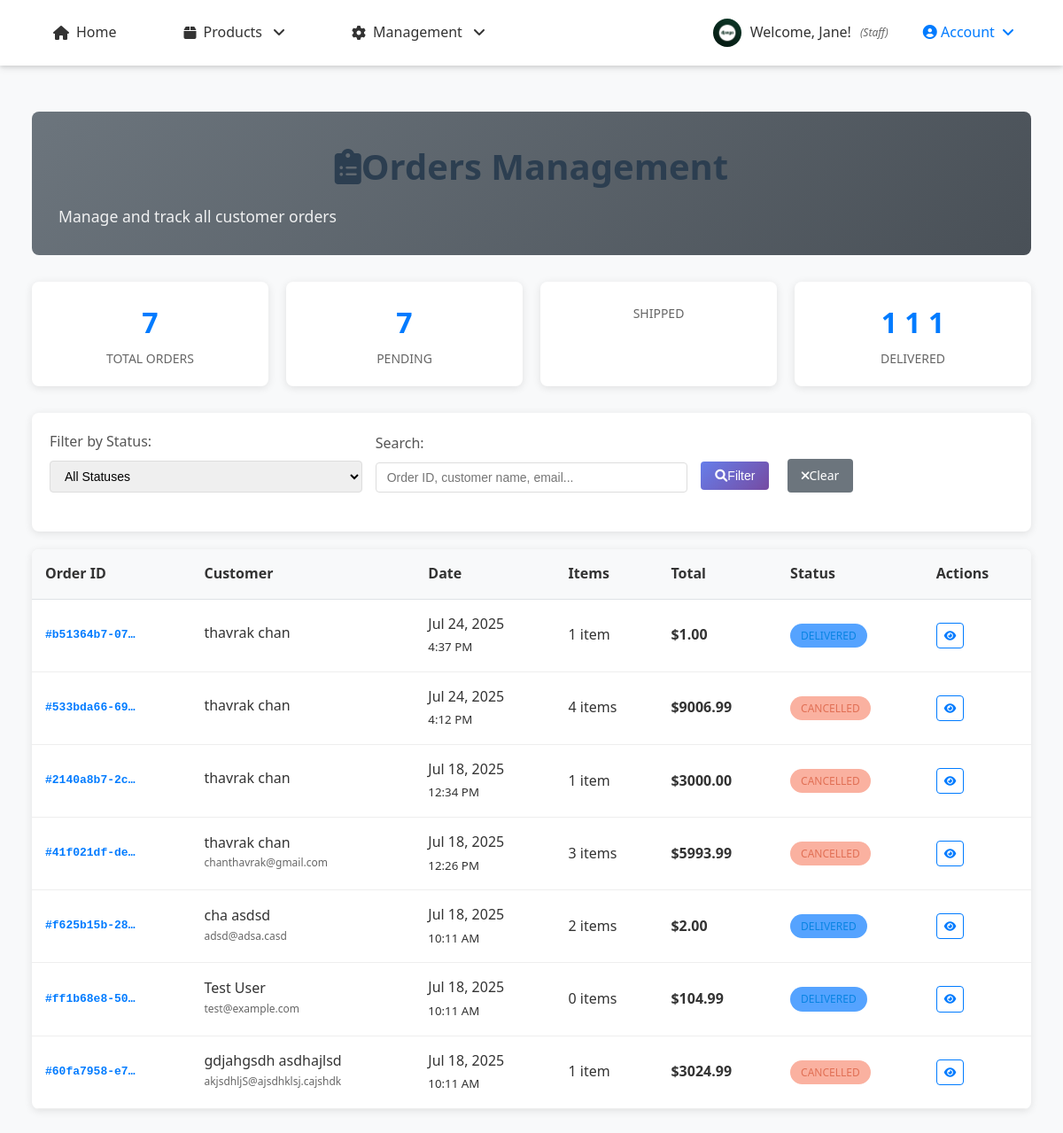
Page /orders/admin/ (signed in) on the committed database.
### accounts/models.py (models this page shows, shortened)
class UserProfile(models.Model):
    ROLE_CHOICES = [
        ('customer', 'Customer'),
        ('staff', 'Staff'),
        ('owner', 'Owner/Admin'),
    ]
    user = models.OneToOneField(User, on_delete=models.CASCADE, related_name='profile')
    phone_number = models.CharField(max_length=15, blank=True, null=True)
    address = models.TextField(blank=True, null=True)
    date_of_birth = models.DateField(blank=True, null=True)
    profile_picture = models.ImageField(upload_to='profiles/', blank=True, null=True)
    role = models.CharField(max_length=20, choices=ROLE_CHOICES, default='customer')
    billing_first_name = models.CharField(max_length=100, blank=True, null=True)
    billing_last_name = models.CharField(max_length=100, blank=True, null=True)
    billing_email = models.EmailField(blank=True, null=True)
    billing_phone = models.CharField(max_length=20, blank=True, null=True)
    billing_address = models.TextField(blank=True, null=True)
    billing_city = models.CharField(max_length=100, blank=True, null=True)
    billing_state = models.CharField(max_length=100, blank=True, null=True)
    billing_postal_code = models.CharField(max_length=20, blank=True, null=True)
    billing_country = models.CharField(max_length=100, blank=True, null=True)
    shipping_first_name = models.CharField(max_length=100, blank=True, null=True)
    shipping_last_name = models.CharField(max_length=100, blank=True, null=True)
    shipping_phone = models.CharField(max_length=20, blank=True, null=True)
    shipping_address = models.TextField(blank=True, null=True)
    shipping_city = models.CharField(max_length=100, blank=True, null=True)
    shipping_state = models.CharField(max_length=100, blank=True, null=True)
    shipping_postal_code = models.CharField(max_length=20, blank=True, null=True)
    shipping_country = models.CharField(max_length=100, blank=True, null=True)
    created_at = models.DateTimeField(auto_now_add=True)
    updated_at = models.DateTimeField(auto_now=True)
    def can_access_admin(self):
        return self.role == 'owner' or self.user.is_superuser
    def can_manage_products(self):
        return self.role in ['staff', 'owner'] or self.user.is_superuser
    def can_access_dashboard(self):
        return self.role in ['staff', 'owner'] or self.user.is_superuser
    class Meta:
        verbose_name = "User Profile"
        verbose_name_plural = "User Profiles"

### orders/models.py (models this page shows, shortened)
class Order(models.Model):
    ORDER_STATUS_CHOICES = [
        ('pending', 'Pending'),
        ('confirmed', 'Confirmed'),
        ('processing', 'Processing'),
        ('shipped', 'Shipped'),
        ('delivered', 'Delivered'),
        ('cancelled', 'Cancelled'),
        ('refunded', 'Refunded'),
    ]
    order_id = models.UUIDField(default=uuid.uuid4, unique=True, editable=False)
    user = models.ForeignKey(User, on_delete=models.CASCADE, related_name='orders')
    status = models.CharField(max_length=20, choices=ORDER_STATUS_CHOICES, default='pending')
    first_name = models.CharField(max_length=100)
    last_name = models.CharField(max_length=100)
    email = models.EmailField()
    phone = models.CharField(max_length=20)
    shipping_first_name = models.CharField(max_length=100, blank=True)
    shipping_last_name = models.CharField(max_length=100, blank=True)
    shipping_phone = models.CharField(max_length=20, blank=True)
    shipping_address = models.TextField()
    shipping_city = models.CharField(max_length=100)
    shipping_state = models.CharField(max_length=100)
    shipping_postal_code = models.CharField(max_length=20)
    shipping_country = models.CharField(max_length=100, default='Cambodia')
    total_amount = models.DecimalField(max_digits=10, decimal_places=2)
    shipping_cost = models.DecimalField(max_digits=10, decimal_places=2, default=0.00)
    tax_amount = models.DecimalField(max_digits=10, decimal_places=2, default=0.00)
    created_at = models.DateTimeField(auto_now_add=True)
    updated_at = models.DateTimeField(auto_now=True)
    order_notes = models.TextField(blank=True, null=True)
    class Meta:
        ordering = ['-created_at']
    @property
    def grand_total(self):
        from decimal import Decimal
        total = Decimal(str(self.total_amount)) if self.total_amount else Decimal('0.00')
        shipping = Decimal(str(self.shipping_cost)) if self.shipping_cost else Decimal('0.00')
        tax = Decimal(str(self.tax_amount)) if self.tax_amount else Decimal('0.00')
        return total + shipping + tax
    @property
    def total_items(self):
        return sum(item.quantity for item in self.order_items.all())

class OrderItem(models.Model):
    order = models.ForeignKey(Order, on_delete=models.CASCADE, related_name='order_items')
    product = models.ForeignKey(Product, on_delete=models.CASCADE)
    quantity = models.PositiveIntegerField(default=1)
    price = models.DecimalField(max_digits=10, decimal_places=2)  # Price at time of order
    created_at = models.DateTimeField(auto_now_add=True)

### orders/views.py (the view, shortened to what this page needs)
# urls.py: path('admin/', views.admin_order_list, name='admin_order_list'),
@login_required
def admin_order_list(request):
    if not request.user.is_staff:
        messages.error(request, 'Access denied. Staff privileges required.')
        return redirect('store:home')
    status_filter = request.GET.get('status', '')
    search_query = request.GET.get('search', '')
    orders = Order.objects.select_related('user').prefetch_related(
        'order_items__product',
        'payment'
    )
    if status_filter:
        orders = orders.filter(status=status_filter)
    orders = orders.order_by('-created_at')
    context = {
        'orders': orders,
        'status_filter': status_filter,
        'search_query': search_query,
        'order_status_choices': Order.ORDER_STATUS_CHOICES,
    }
    return render(request, 'orders/admin/order_list.html', context)

### orders/templates/orders/admin/order_list.html (shortened to what this page needs)
{% extends 'base.html' %}
{% load static %}
{% block content %}
<div class="admin-container">
    <div class="admin-header">
        <h1 class="admin-title">
            <i class="fas fa-clipboard-list me-3"></i>Orders Management
        </h1>
        <p class="admin-subtitle">Manage and track all customer orders</p>
    </div>
    <div class="stats-grid">
        <div class="stat-card">
            <div class="stat-number">{{ orders.count }}</div>
            <div class="stat-label">Total Orders</div>
        </div>
        <div class="stat-card">
            <div class="stat-number">
                {{ orders|length|add:0 }}
            </div>
            <div class="stat-label">Pending</div>
        </div>
        <div class="stat-card">
            <div class="stat-label">Shipped</div>
        </div>
        <div class="stat-card">
            <div class="stat-number">
                {% for order in orders %}
                    {% if order.status == 'delivered' %}1{% endif %}
                {% empty %}0{% endfor %}
            </div>
            <div class="stat-label">Delivered</div>
        </div>
    </div>
    <div class="filters-section">
        <form method="GET" class="filters-form">
            <div class="form-group">
                <label for="status" class="form-label">Filter by Status:</label>
                <select name="status" id="status" class="form-control">
                    <option value="">All Statuses</option>
                </select>
            </div>
            <div class="form-group">
                <label for="search" class="form-label">Search:</label>
                <input type="text" name="search" id="search" class="form-control"
                       placeholder="Order ID, customer name, email..."
                       value="{{ search_query }}">
            </div>
            <div class="form-group">
                <button type="submit" class="btn btn-primary">
                    <i class="fas fa-search me-1"></i>Filter
                </button>
                <a href="{% url 'orders:admin_order_list' %}" class="btn btn-secondary">
                    <i class="fas fa-times me-1"></i>Clear
                </a>
            </div>
        </form>
    </div>
    {% if orders %}
    <div class="orders-table">
        <table class="table">
            <thead>
                <tr>
                    <th>Order ID</th>
                    <th>Customer</th>
                    <th>Date</th>
                    <th>Items</th>
                    <th>Total</th>
                    <th>Status</th>
                    <th>Actions</th>
                </tr>
            </thead>
            <tbody>
                {% for order in orders %}
                <tr>
                    <td>
                        <div class="order-id">#{{ order.order_id|truncatechars:12 }}</div>
                    </td>
                    <td>
                        <div class="customer-info">
                            <div class="customer-name">{{ order.first_name }} {{ order.last_name }}</div>
                            <div class="customer-email">{{ order.email }}</div>
                        </div>
                    </td>
                    <td>
                        <div>{{ order.created_at|date:"M d, Y" }}</div>
                        <small class="text-muted">{{ order.created_at|time:"g:i A" }}</small>
                    </td>
                    <td>
                        {{ order.total_items }} item{{ order.total_items|pluralize }}
                    </td>
                    <td>
                        <strong>${{ order.grand_total }}</strong>
                    </td>
                    <td>
                        <span class="status-badge status-{{ order.status }}">
                            {{ order.get_status_display }}
                        </span>
                    </td>
                    <td>
                        <div class="action-buttons">
                            <a href="{% url 'orders:admin_order_detail' order.order_id %}"
                               class="btn btn-outline-primary btn-sm">
                                <i class="fas fa-eye"></i>
                            </a>
                        </div>
                    </td>
                </tr>
                {% endfor %}
            </tbody>
        </table>
    </div>
    {% endif %}
</div>
{% endblock %}

### store/templates/base.html (shortened to what this page needs)
{% load static %}
<!DOCTYPE html>
<html lang="en">
<head>
    <link rel="stylesheet" href="https://cdnjs.cloudflare.com/ajax/libs/font-awesome/6.0.0/css/all.min.css">
    <link rel="stylesheet" href="{% static 'store/css/style.css' %}">
</head>
<body>
    <header>
        <nav>
            <ul>
                <li><a href="{% url 'store:home' %}">
                    <i class="fas fa-home"></i> Home
                </a></li>
                <li class="dropdown">
                    <a href="#" class="dropdown-toggle">
                        <i class="fas fa-box"></i> Products
                    </a>
                </li>
                {% if user.is_authenticated %}
                    {% if user.profile.role == 'staff' or user.profile.role == 'owner' %}
                        <li class="dropdown">
                            <a href="#" class="dropdown-toggle">
                                <i class="fas fa-cog"></i> Management
                            </a>
                        </li>
                    {% endif %}
                {% endif %}
            </ul>
            <div class="auth-nav">
                {% if user.is_authenticated %}
                    <div class="user-info">
                        {% if user.profile.profile_picture %}
                            <img src="{{ user.profile.profile_picture.url }}" alt="Profile" class="user-avatar">
                        {% else %}
                            <div class="user-default-avatar">
                                {{ user.first_name|first|default:user.username|first }}
                            </div>
                        {% endif %}
                        <span>Welcome, {{ user.first_name|default:user.username }}!</span>
                        <small class="user-role">({{ user.profile.get_role_display }})</small>
                    </div>
                    <div class="dropdown">
                        <a href="#" class="dropdown-toggle" style="color: #007bff; font-weight: 500;">
                            <i class="fas fa-user-circle"></i> Account
                        </a>
                    </div>
                {% endif %}
            </div>
        </nav>
    </header>
    <main>
        <div class="container">
            {% block content %}
            {% endblock %}
        </div>
    </main>
</body>
</html>

### rows in the picture
Order: shows "1", order_id "b51364b7-07…", first_name "thavrak", last_name "chan", created_at "Jul 24, 2025", created_at "4:37 PM", total_items "1", grand_total "1.00", status "DELIVERED"
Order: shows "1", order_id "f625b15b-28…", first_name "cha", last_name "asdsd", email "adsd@adsa.casd", created_at "Jul 18, 2025", created_at "10:11 AM", total_items "2", grand_total "2.00", status "DELIVERED"
Order: shows "1", order_id "ff1b68e8-50…", first_name "Test", last_name "User", email "test@example.com", created_at "Jul 18, 2025", created_at "10:11 AM", total_items "0", grand_total "104.99", status "DELIVERED"
Order: order_id "533bda66-69…", first_name "thavrak", last_name "chan", created_at "Jul 24, 2025", created_at "4:12 PM", total_items "4", grand_total "9006.99", status "CANCELLED"
Order: order_id "2140a8b7-2c…", first_name "thavrak", last_name "chan", created_at "Jul 18, 2025", created_at "12:34 PM", total_items "1", grand_total "3000.00", status "CANCELLED"
Order: order_id "41f021df-de…", first_name "thavrak", last_name "chan", email "chanthavrak@gmail.com", created_at "Jul 18, 2025", created_at "12:26 PM", total_items "3", grand_total "5993.99", status "CANCELLED"
Order: order_id "60fa7958-e7…", first_name "gdjahgsdh", last_name "asdhajlsd", email "akjsdhljS@ajsdhklsj.cajshdk", created_at "Jul 18, 2025", created_at "10:11 AM", total_items "1", grand_total "3024.99", status "CANCELLED"

### other values in the picture
{{ user.first_name|default:user.username }} "Jane"
{{ user.profile.get_role_display }} "Staff"
{{ orders.count }} "7"
{{ orders|length|add:0 }} "7"
